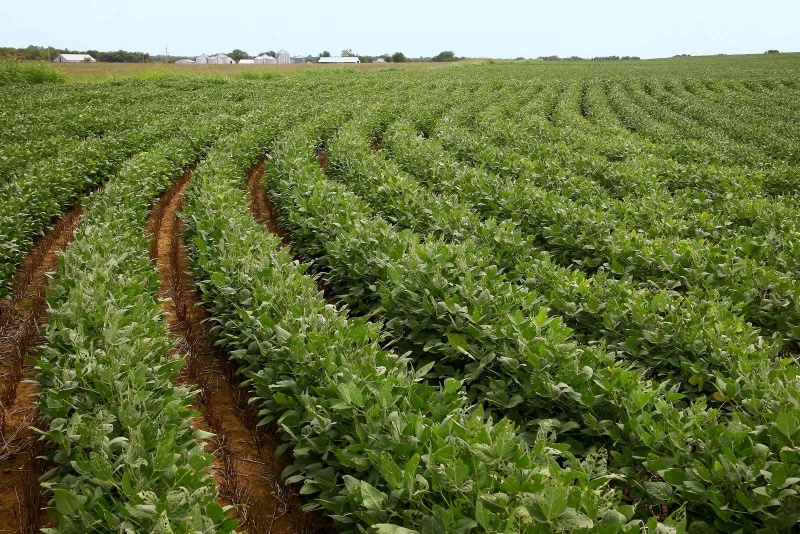
#> input picture images/Field-soybeans-farm-Oklahoma.jpg, 1600 x 1067 px (shown at 1/2 size)
$ python -i tilt_corrector.py   (imports and definitions only)
#> lines starting #> are read from the running program, lines starting #| are printed output that depends on the picture; after the words box and inside, x2 and y2 are one past the last pixel; in counts of white or black regions, pixels touching at a corner belong together
#> further down, picture is the input picture: shape (1067, 1600, 3); mean B, G, R 65.7, 116.7, 103.6
### backend/app/services/opencv_processor.py
from dataclasses import dataclass
from pathlib import Path

import cv2
import numpy as np


@dataclass(frozen=True)
class VegetationMetrics:
    green_mask: np.ndarray
    coverage_percent: float
    vegetation_score: float
    health_score: float
    # Per-pixel Excess Green, colormapped -- a visualization of data already
    # computed below, not a separate model.
    heatmap: np.ndarray
    vari_score: float = 0.0
    exgr_score: float = 0.0
    # Reliability of the RGB vegetation mask, kept separate from
    # vegetation_score (which measures how green the accepted crop pixels are).
    mask_confidence_score: float = 0.0


class OpenCVProcessor:
    # [17 lines left out: function load_and_preprocess, not called in this run]

    def vegetation_metrics(self, image: np.ndarray) -> VegetationMetrics:
        b, g, r = cv2.split(image.astype(np.float32))
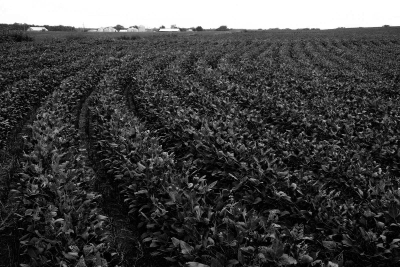
#> b: shape (1067, 1600) float32 (shown at 1/4 size); min 0, max 255, mean 65.7
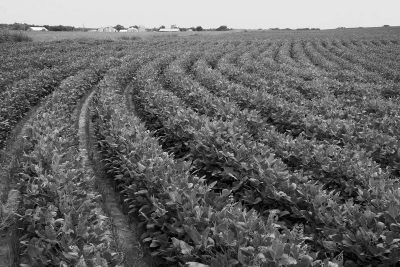
#> r: shape (1067, 1600) float32 (shown at 1/4 size); min 0, max 255, mean 103.6

        # Excess Green (2G-R-B): general-purpose vegetation proxy.
        exg = 2 * g - r - b
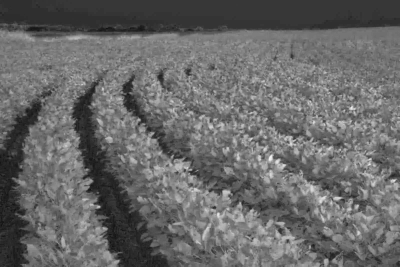
#> exg: shape (1067, 1600) float32 (shown at 1/4 size); min -40, max 215, mean 64.1; drawn with min black and max white
        # VARI (G-R)/(G+R-B): roughly illumination-invariant; unlike ExG it
        # divides out brightness, so it doesn't get fooled by bright, dry,
        # yellow-brown residue that happens to still be "greener than blue".
        denom = g + r - b
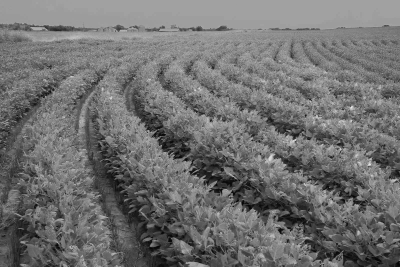
#> denom: shape (1067, 1600) float32 (shown at 1/4 size); min -8, max 361, mean 154.6; drawn with min black and max white
        vari = np.divide(g - r, denom, out=np.zeros_like(denom), where=np.abs(denom) > 1e-6)
        # ExGR = ExG - ExR (ExR = 1.4R - G): the extra -1.4*R term punishes
        # red-leaning soil/residue harder than ExG alone does.
        exgr = exg - 1.4 * r + g
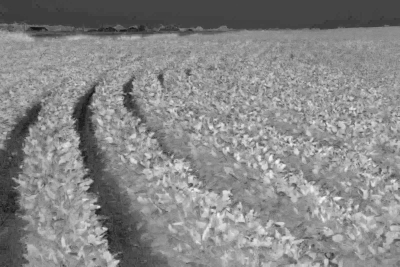
#> exgr: shape (1067, 1600) float32 (shown at 1/4 size); min -154.8, max 204, mean 35.8; drawn with min black and max white

        # Each index makes different mistakes (ExG over-triggers on yellow
        # soil, VARI is noisy in shadow, ExGR is sensitive to saturation),
        # so requiring at least 2-of-3 to agree a pixel is vegetation
        # rejects the false positives any single index would let through.
        exg_mask = self._otsu_mask(exg)
#> in _otsu_mask, `_, mask = cv2.threshold(normalized, 0, 255, cv2.THRESH_BINARY + cv2.TH..`:
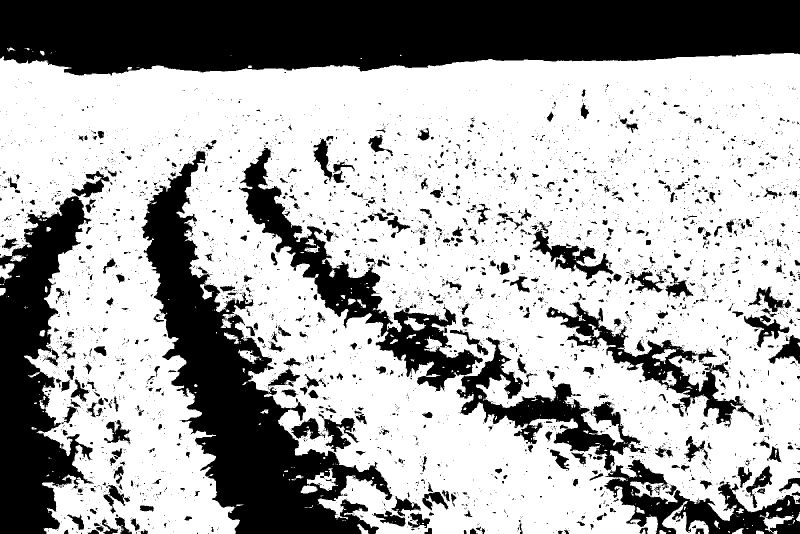
#> mask: shape (1067, 1600) (shown at 1/2 size); 66.5% white; 4755 black regions (4139 under 20 px), largest, box (x1, y1, x2, y2) and area: (0, 0, 1600, 152) 204690, (282, 302, 784, 1067) 112506, (0, 342, 219, 1067) 69871
        vari_mask = self._otsu_mask(vari)
        exgr_mask = self._otsu_mask(exgr)
        votes = (exg_mask > 0).astype(np.uint8) + (vari_mask > 0).astype(np.uint8) + (exgr_mask > 0).astype(np.uint8)
        mask = np.where(votes >= 2, 255, 0).astype(np.uint8)
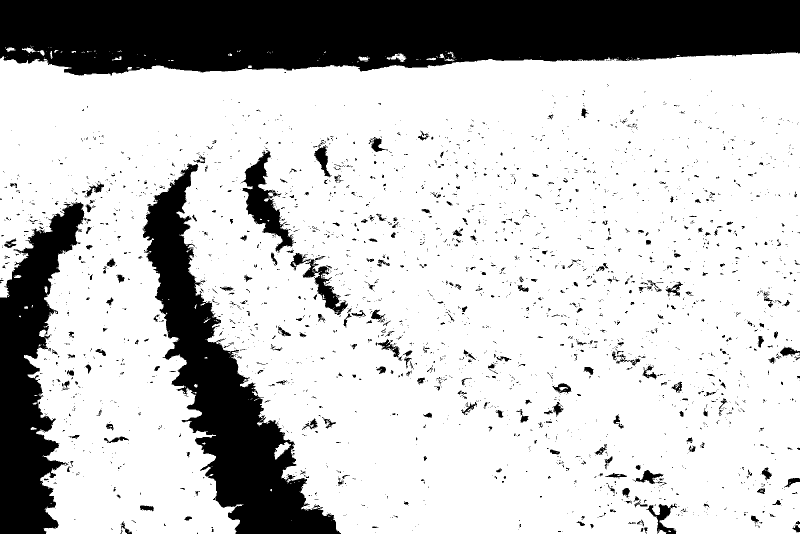
#> mask: shape (1067, 1600) (shown at 1/2 size); 77.1% white; 2985 black regions (2590 under 20 px), largest, box (x1, y1, x2, y2) and area: (0, 0, 1600, 152) 202954, (285, 326, 682, 1067) 84033, (0, 404, 169, 1067) 57143

        kernel = np.ones((5, 5), np.uint8)
        mask = cv2.morphologyEx(mask, cv2.MORPH_OPEN, kernel)
#> mask: shape (1067, 1600); 76% white; 1705 black regions (1270 under 20 px), largest, box (x1, y1, x2, y2) and area: (0, 0, 1600, 152) 204336, (285, 304, 682, 1067) 87425, (0, 397, 191, 1067) 59160
        mask = cv2.morphologyEx(mask, cv2.MORPH_CLOSE, kernel)
#> mask: shape (1067, 1600); 77.4% white; 218 black regions (1 under 20 px), largest, box (x1, y1, x2, y2) and area: (0, 0, 1600, 151) 204256, (286, 328, 679, 1067) 86287, (0, 405, 178, 1067) 58375
#> (the rest of the program and of its run is left out)
